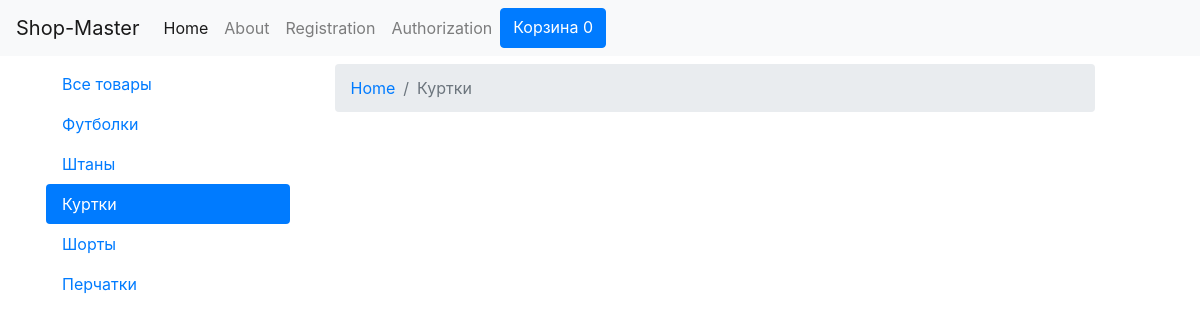
/cat.php?id=9, run on the app's committed database.
### tables this page shows
CREATE TABLE `categories` (
  `id` int(11) NOT NULL,
  `title` varchar(30) NOT NULL
);

### cat.php (the view, shortened to what this page needs)
<?php
include "config/database.php";
include "parts/header.php";
$sql = "SELECT * FROM categories WHERE id=" . $_GET["id"] . "";
$category = mysqli_fetch_assoc(mysqli_query($connect,$sql));
?>
<nav aria-label="breadcrumb">
  <ol class="breadcrumb">
    <li class="breadcrumb-item"><a href="#">Home</a></li>
    <li class="breadcrumb-item active" aria-current="page"><?php echo $category["title"]?></li>
  </ol>
</nav>
<?php
include "parts/footer.php";
?>

### parts/nav.php
<div class="nav flex-column nav-pills" id="v-pills-tab" role="tablist" aria-orientation="vertical">
	<a class="nav-link <?php if(!isset($_GET["id"])){ ?> active <?php } ?>" href="/">Все товары</a>
<?php
$sql = "SELECT * FROM categories";
$result = mysqli_query($connect, $sql);
while ($row = mysqli_fetch_assoc($result)) {
	if(isset($_GET["id"]) && $_GET['id'] == $row["id"]){
		echo "<a class='nav-link active' href='/cat.php?id=" . $row["id"] . "'>" . $row["title"] . "</a>";
	}else{
	echo "<a class='nav-link' href='/cat.php?id=" . $row["id"] . "'>" . $row["title"] . "</a>";
}
}
?>
</div>

### data on the page
categories: title "Футболки"
categories: title "Штаны"
categories: title "Куртки"
categories: title "Шорты"
categories: title "Перчатки"
